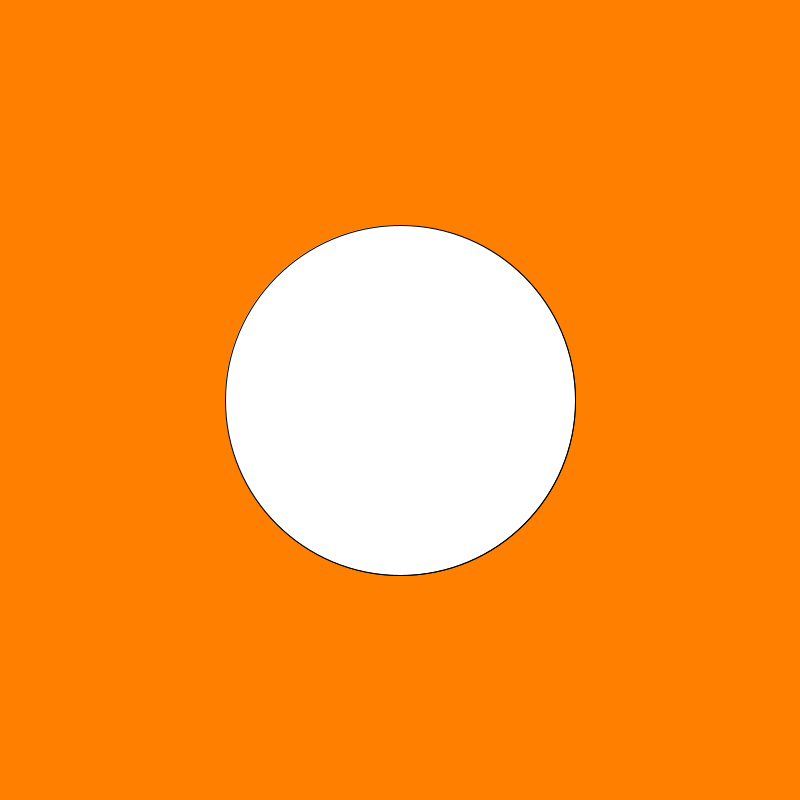
Frame 1 (no input)
Frame 60 (the mouse pressed at the canvas centre just before this capture): identical to frame 1, image omitted
Frame 120 (the mouse held since frame 60 and released just before this capture): identical to frame 1, image omitted

The Processing sketch that drew this single still picture (run headless with seeded random() and noise(); from frame 60 on, the mouse is pressed at the canvas centre):

// Processing sketch: sketch_180719b
// ── sketch_180719b.pde
// 4. create three integer variables to  
    //    represent the x, y, and the size of the ellipse
    int x = 400;
    int y = 400;
    int size = 350;
    
    void setup() {
      //1. set the size of your sketch
    size(800,800);
    }
    
    void draw() {
      //2. set the background color of your sketch
      background(255, 128, 0);
      //3. draw an ellipse. Make sure it fits in the window.
      ellipse(400, 400, 350, 350);
      //5. use the variables created in step 4 to in place of the numbers
      //   in your ellipse
    ellipse(x, y, size, size );
    }
    
    void mousePressed() {
      //6a. create an integer variable called distance
      int distance = 0;
      //6b. use the getDistance method to initialize your varible
      //    use the mouse's x and y and the x and y of your ellipse 
 distance = getDistance(mouseX, mouseY, x, y);
      //7. print the distance variable
      print(distance);
      
      //8a. make an if statement to check if the distance variable
      //   is greater than negative half the size of the ellipse,
      //   and less than positive half the size of the ellipse.
      
        //8b.  set the x and y of the ellipse to a random location on the window
       
      
    }
    
    int getDistance(int x1, int y1, int x2, int y2) {
      return (int)Math.sqrt(x2 * x2 + y2 * y2) - (int)Math.sqrt(x1 * x1 + y1 * y1);
    }
    
